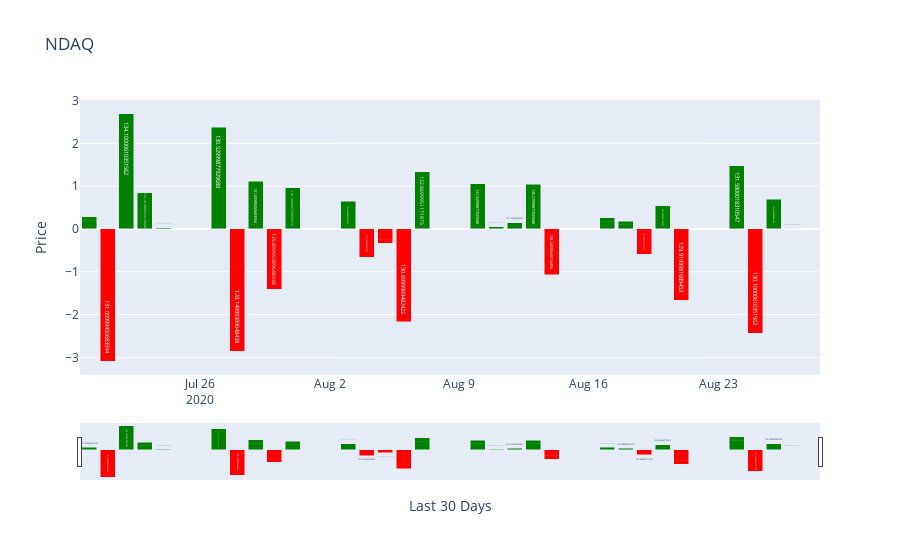

Notebook code for this chart:
### Code cell
#ndaq_index

### Figure 1 — Plotly figure (JSON) as saved in the notebook; plotly's stock layout.template omitted (floating-point values rounded to 4 significant figures)
{"data": [{"marker": {"color": ["green", "red", "green", "green", "green", "green", "red", "green", "red", "green", "green", "red", "red", "red", "green", "green", "green", "green", "green", "red", "green", "green", "red", "green", "red", "green", "red", "green", "green", "green"]}, "name": "NDAQ", "text": [131.3, 131.0, 134.1, 131.4, 130.6, 130.5, 128.1, 131.0, 129.9, 131.3, 130.4, 129.7, 130.4, 130.7, 132.9, 131.5, 130.5, 130.4, 130.3, 129.2, 130.3, 130.1, 129.9, 130.5, 129.9, 131.6, 130.1, 132.5, 131.9, 131.8], "type": "bar", "x": ["2020-07-20T00:00:00", "2020-07-21T00:00:00", "2020-07-22T00:00:00", "2020-07-23T00:00:00", "2020-07-24T00:00:00", "2020-07-27T00:00:00", "2020-07-28T00:00:00", "2020-07-29T00:00:00", "2020-07-30T00:00:00", "2020-07-31T00:00:00", "2020-08-03T00:00:00", "2020-08-04T00:00:00", "2020-08-05T00:00:00", "2020-08-06T00:00:00", "2020-08-07T00:00:00", "2020-08-10T00:00:00", "2020-08-11T00:00:00", "2020-08-12T00:00:00", "2020-08-13T00:00:00", "2020-08-14T00:00:00", "2020-08-17T00:00:00", "2020-08-18T00:00:00", "2020-08-19T00:00:00", "2020-08-20T00:00:00", "2020-08-21T00:00:00", "2020-08-24T00:00:00", "2020-08-25T00:00:00", "2020-08-26T00:00:00", "2020-08-27T00:00:00", "2020-08-28T00:00:00"], "y": [0.29, -3.09, 2.69, 0.85, 0.03, 2.38, -2.86, 1.11, -1.41, 0.96, 0.65, -0.66, -0.34, -2.17, 1.34, 1.06, 0.05, 0.14, 1.04, -1.07, 0.26, 0.18, -0.59, 0.54, -1.66, 1.48, -2.44, 0.69, 0.01001, null]}], "layout": {"autosize": true, "barmode": "stack", "title": {"text": "NDAQ"}, "xaxis": {"autorange": true, "range": ["2020-07-19 12:00", "2020-08-28 12:00"], "rangeslider": {"autorange": true, "range": ["2020-07-19 12:00", "2020-08-28 12:00"], "visible": true, "yaxis": {"_template": null, "rangemode": "match"}}, "title": {"text": "Last 30 Days"}, "type": "date"}, "yaxis": {"autorange": true, "range": [-3.411, 3.011], "title": {"text": "Price"}, "type": "linear"}}}
